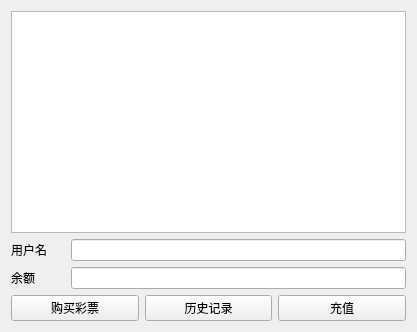
<?xml version="1.0" encoding="UTF-8"?>
<ui version="4.0">
 <class>UserWidget</class>
 <widget class="QWidget" name="UserWidget">
  <property name="geometry">
   <rect>
    <x>0</x>
    <y>0</y>
    <width>417</width>
    <height>332</height>
   </rect>
  </property>
  <property name="windowTitle">
   <string>Form</string>
  </property>
  <layout class="QVBoxLayout" name="verticalLayout">
   <item>
    <widget class="QTextBrowser" name="tbShow"/>
   </item>
   <item>
    <layout class="QHBoxLayout" name="horizontalLayout_3">
     <item>
      <widget class="QLabel" name="lbUsername">
       <property name="minimumSize">
        <size>
         <width>54</width>
         <height>12</height>
        </size>
       </property>
       <property name="maximumSize">
        <size>
         <width>54</width>
         <height>12</height>
        </size>
       </property>
       <property name="text">
        <string>用户名</string>
       </property>
      </widget>
     </item>
     <item>
      <widget class="QLineEdit" name="leUsername">
       <property name="enabled">
        <bool>true</bool>
       </property>
       <property name="readOnly">
        <bool>true</bool>
       </property>
      </widget>
     </item>
    </layout>
   </item>
   <item>
    <layout class="QHBoxLayout" name="horizontalLayout_2">
     <item>
      <widget class="QLabel" name="lbMoney">
       <property name="minimumSize">
        <size>
         <width>54</width>
         <height>12</height>
        </size>
       </property>
       <property name="maximumSize">
        <size>
         <width>54</width>
         <height>12</height>
        </size>
       </property>
       <property name="text">
        <string>余额</string>
       </property>
      </widget>
     </item>
     <item>
      <widget class="QLineEdit" name="leMoney">
       <property name="enabled">
        <bool>true</bool>
       </property>
       <property name="readOnly">
        <bool>true</bool>
       </property>
      </widget>
     </item>
    </layout>
   </item>
   <item>
    <layout class="QHBoxLayout" name="horizontalLayout">
     <item>
      <widget class="QPushButton" name="btnBuyLottery">
       <property name="text">
        <string>购买彩票</string>
       </property>
      </widget>
     </item>
     <item>
      <widget class="QPushButton" name="btnHistory">
       <property name="text">
        <string>历史记录</string>
       </property>
      </widget>
     </item>
     <item>
      <widget class="QPushButton" name="btnCharge">
       <property name="text">
        <string>充值</string>
       </property>
      </widget>
     </item>
    </layout>
   </item>
  </layout>
 </widget>
 <resources/>
 <connections/>
</ui>
